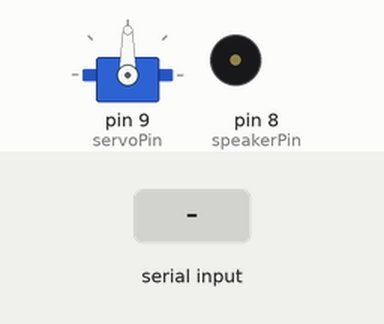
A sketch run on a simulated Arduino Uno, built with avr-gcc and run on an emulated ATmega328P. Shown: servo, buzzer (waves = sounding). The test bench sets the inputs (shaded band).

Above: at 1.2 s.
1.3 s: byte 30 received over Serial
At 1.41 s:
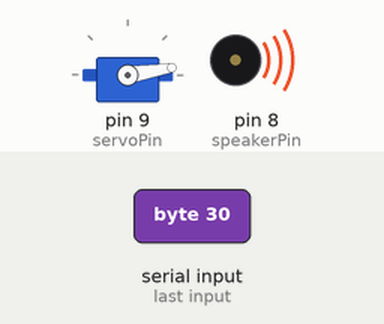
At 2.2 s:
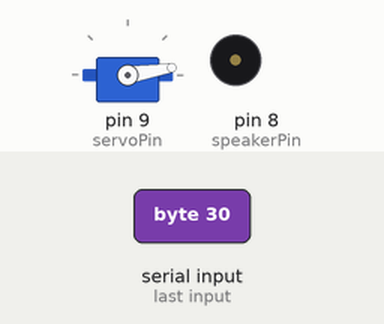
3.0 s: byte 90 received over Serial
At 3.5 s:
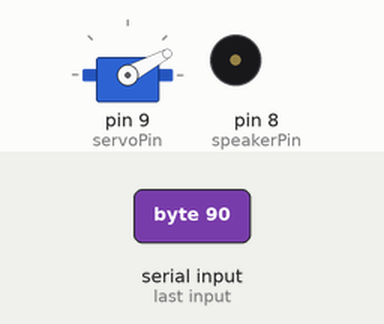
Timing chart, 0 to 6.0 s (numbered marks = the images above; inputs shaded):
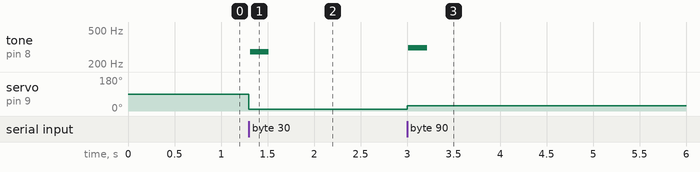

The sketch:

4b.ino
```cpp
#include <Servo.h>
int valSpeaker;
int valServo;  // Data received from the serial port
Servo myServo;
int servoPin = 9;
int speakerPin = 8;

void setup() {
myServo.attach(servoPin);
pinMode(speakerPin, OUTPUT);
Serial.begin(115200); // Start serial communication at 9600 bps
}

void loop() {
  while (Serial.available())
  { // If data is available to read,
    valSpeaker = Serial.read();
    valServo = valSpeaker;
    valServo = map(valServo, 0 ,510, 0, 160);
    valServo = constrain(valServo, 0, 160);
    myServo.write(valServo);
    delay(15);
    valSpeaker = map(valSpeaker,0,510, 262, 523);
    valSpeaker = constrain(valSpeaker, 262,523);
    tone(speakerPin, valSpeaker, 200);

  }
}
```

Measured:
- after the input at 1.3 s, tone on pin 8 (speakerPin): silent → 277 Hz at once, → silent 0.20 s later; servo on pin 9 (servoPin): 90° → 9° at once
- after the input at 3.0 s, tone on pin 8 (speakerPin): silent → 308 Hz at once, → silent 0.20 s later; servo on pin 9 (servoPin): 9° → 28° at once
